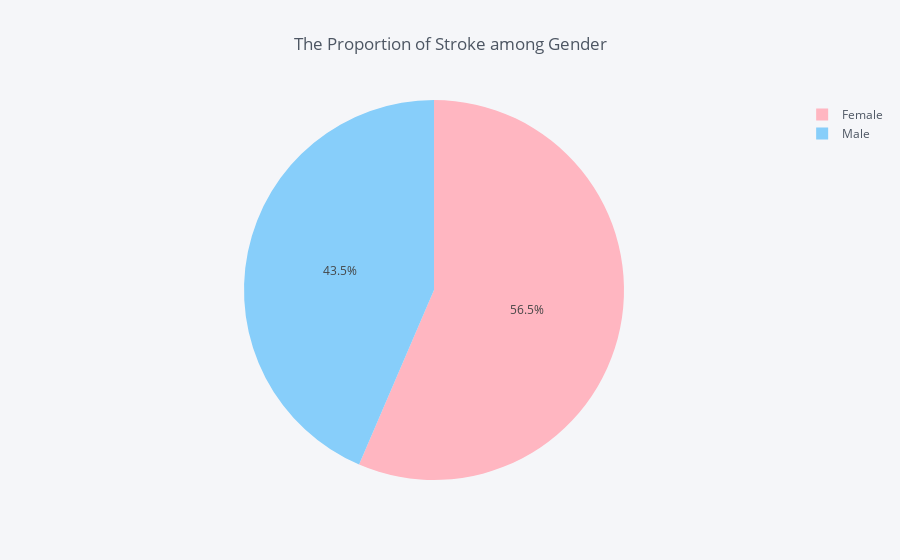

The code cell stored with this chart in its notebook:
### Code cell
gender = data.groupby(data['gender'])['stroke'].sum()
data_gender = pd.DataFrame({'labels': gender.index,
                   'values': gender.values
                  })
colors = ['lightpink', 'lightskyblue']
data_gender.iplot(kind='pie',labels='labels',values='values', title='The Proportion of Stroke among Gender', colors = colors)

### Figure 1 — Plotly figure (JSON) as saved in the notebook; plotly's stock layout.template omitted (floating-point values rounded to 4 significant figures)
{"data": [{"labels": ["Female", "Male"], "marker": {"colors": ["rgba(255, 182, 193, 1.0)", "rgba(135, 206, 250, 1.0)"]}, "name": "", "type": "pie", "values": [140, 108]}], "layout": {"legend": {"bgcolor": "#F5F6F9", "font": {"color": "#4D5663"}}, "paper_bgcolor": "#F5F6F9", "plot_bgcolor": "#F5F6F9", "title": "The Proportion of Stroke among Gender", "titlefont": {"color": "#4D5663"}}}
